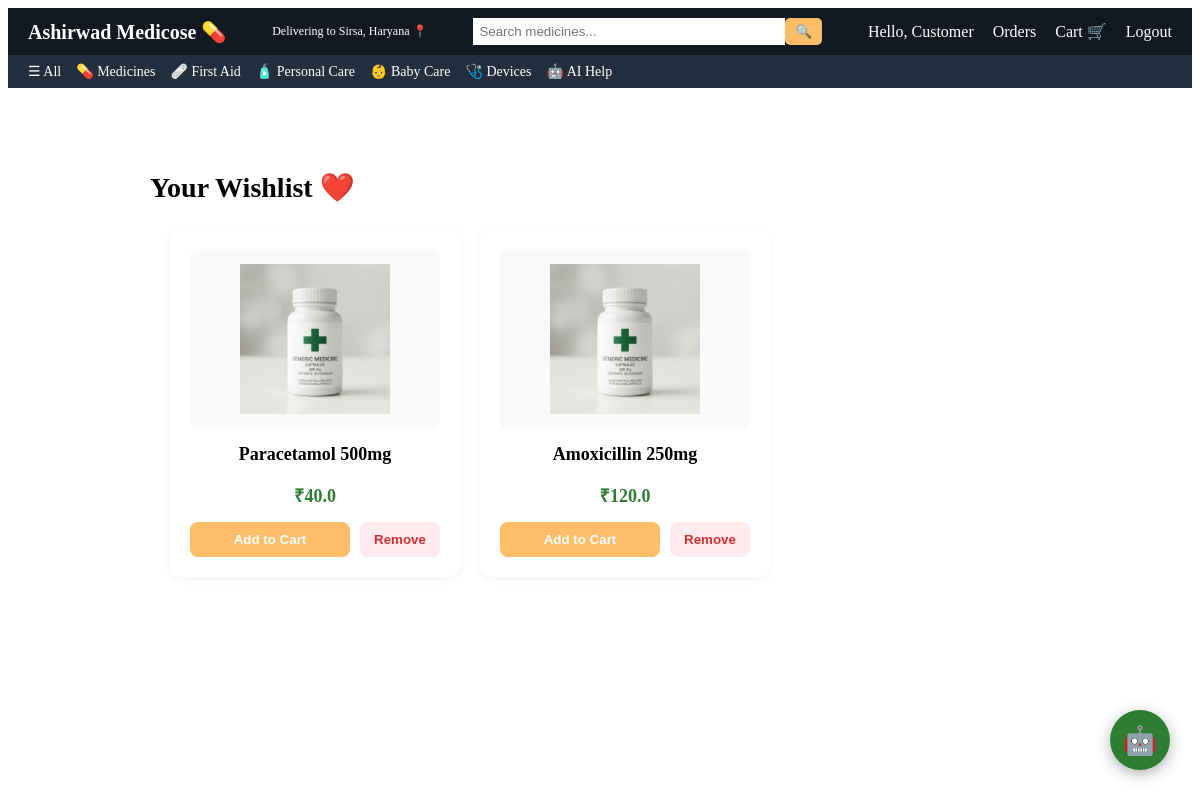
Page /wishlist/ (signed in) on the committed database.
### store/models.py (models this page shows, shortened)
class Wishlist(models.Model):
    user = models.ForeignKey(User, on_delete=models.CASCADE)
    product = models.ForeignKey(Product, on_delete=models.CASCADE)
    class Meta:
        unique_together = ('user', 'product')

class Product(models.Model):
    CATEGORY_CHOICES = [
        ('baby', 'Baby Care'),
        ('firstaid', 'First Aid'),
        ('personal', 'Personal Care'),
        ('medicine', 'Medicines'),
        ('device', 'Health Devices'),
    ]
    name = models.CharField(max_length=200)
    description = models.TextField()
    price = models.FloatField()
    discount_percentage = models.FloatField(default=0.0)  # ✅ NEW
    stock_quantity = models.PositiveIntegerField(default=10)  # ✅ NEW
    category = models.CharField(max_length=20, choices=CATEGORY_CHOICES, default='medicine')
    image = models.ImageField(upload_to='products/', null=True, blank=True)
    expiry_date = models.DateField(null=True, blank=True)

### store/views.py (the view)
# urls.py: path('wishlist/', views.wishlist_view, name='wishlist'),
@login_required
def wishlist_view(request):
    items = Wishlist.objects.filter(user=request.user)
    return render(request, 'wishlist.html', {'items': items})

### store/templates/wishlist.html (shortened to what this page needs)
{% extends "base.html" %}
{% block content %}
<div class="wishlist-container" style="max-width: 900px; margin: 40px auto; padding: 20px;">
    <h2 style="font-size: 28px; margin-bottom: 25px;">Your Wishlist ❤️</h2>
    <div class="product-grid" style="display: flex; flex-wrap: wrap; gap: 20px;">
        {% for item in items %}
        <div class="product-card" style="width: 250px; background: white; padding: 20px; border-radius: 12px; box-shadow: 0 2px 10px rgba(0,0,0,0.05); text-align: center;">
            <div style="width: 100%; height: 180px; display: flex; align-items: center; justify-content: center; background: #f9f9f9; border-radius: 8px; margin-bottom: 15px;">
                {% if item.product.image %}
                    <img src="{{ item.product.image.url }}" style="max-width: 100%; max-height: 100%; object-fit: contain;">
                {% else %}
                    <span style="font-size: 50px;">💊</span>
                {% endif %}
            </div>
            <h3 style="margin: 0 0 10px 0; font-size: 18px;">{{ item.product.name }}</h3>
            <p style="font-weight: bold; font-size: 18px; color: #2e7d32; margin-bottom: 15px;">₹{{ item.product.price }}</p>
            <div style="display: flex; gap: 10px;">
                <a href="{% url 'add_to_cart' item.product.id %}" style="flex: 2; text-decoration: none;">
                    <button style="width: 100%; padding: 10px; background: #febd69; border: none; border-radius: 8px; font-weight: bold; cursor: pointer;">Add to Cart</button>
                </a>
                <a href="{% url 'toggle_wishlist' item.product.id %}" style="flex: 1; text-decoration: none;">
                    <button style="width: 100%; padding: 10px; background: #ffebee; color: #d32f2f; border: none; border-radius: 8px; font-weight: bold; cursor: pointer;">Remove</button>
                </a>
            </div>
        </div>
        {% endfor %}
    </div>
</div>
{% endblock %}

### store/templates/base.html (shortened to what this page needs)
{% load static %}
<!DOCTYPE html>
<html>
<head>
    <link rel="stylesheet" href="{% static 'css/amazon.css' %}">
</head>
<body>
<div class="top-navbar">
    <div class="logo">
        <a href="{% url 'products' %}">Ashirwad Medicose 💊</a>
    </div>
    <div class="location" id="user-location">
    </div>
    <div class="search-bar">
        <form method="GET" action="{% url 'products' %}">
            <input type="text" name="q" placeholder="Search medicines...">
            <button type="submit">🔍</button>
        </form>
    </div>
    <div class="nav-right">
        {% if user.is_authenticated %}
            <span>Hello, {{ user.username }}</span>
            <a href="{% url 'orders' %}">Orders</a>
            {% if not user.is_staff %}
                <a href="{% url 'cart' %}">Cart 🛒</a>
            {% endif %}
            <a href="{% url 'logout' %}">Logout</a>
        {% else %}
            <a href="{% url 'login' %}">Login</a>
        {% endif %}
    </div>
</div>
<div class="sub-navbar">
    <a href="{% url 'products' %}">☰ All</a>
    <a href="?category=medicine">💊 Medicines</a>
    <a href="?category=firstaid">🩹 First Aid</a>
    <a href="?category=personal">🧴 Personal Care</a>
    <a href="?category=baby">👶 Baby Care</a>
    <a href="?category=device">🩺 Devices</a>
    <a href="{% url 'ai_suggest' %}">🤖 AI Help</a>
</div>
<div class="main-container">
    {% block content %}{% endblock %}
</div>
<a href="{% url 'ai_suggest' %}" class="ai-float-btn">
    🤖
</a>
</body>
</html>

### static/css/amazon.css (style rules this page uses)
.product-grid { display: flex; flex-wrap: wrap; gap: 20px; margin: 20px; }
.product-card { background: white; padding: 15px; border-radius: 10px; width: 220px; box-shadow: 0 3px 8px rgba(0,0,0,0.1); transition: 0.3s; }
.product-card img { width: 100%; height: 150px; object-fit: contain; }
button { background: #43a047; color: white; border: none; padding: 6px 10px; border-radius: 5px; }
.ai-float-btn { position: fixed; bottom: 30px; right: 30px; background: #2e7d32; color: white; width: 60px; height: 60px; border-radius: 50%; display: flex; justify-content: center; align-items: center; font-size: 28px; text-decoration: none; box-shadow: 0 4px 15px rgba(0,0,0,0.3); transition: 0.3s; z-index: 1000; }
.top-navbar { display: flex; align-items: center; justify-content: space-between; background: #131921; color: white; padding: 10px 20px; }
.logo a { color: white; font-size: 20px; text-decoration: none; font-weight: bold; }
.location { font-size: 12px; }
.search-bar form { display: flex; }
.search-bar input { width: 300px; padding: 6px; border: none; }
.search-bar button { background: #febd69; border: none; padding: 6px 10px; cursor: pointer; }
.nav-right a { color: white; margin-left: 15px; text-decoration: none; }
.sub-navbar { background: #232f3e; padding: 8px 20px; display: flex; gap: 15px; }
.sub-navbar a { color: white; text-decoration: none; font-size: 14px; }

### rows in the picture
Wishlist: product.image (picture), product.name "Paracetamol 500mg", product.price "40.0"
Wishlist: product.image (picture), product.name "Amoxicillin 250mg", product.price "120.0"

### other values in the picture
{{ user.username }} "Customer"
